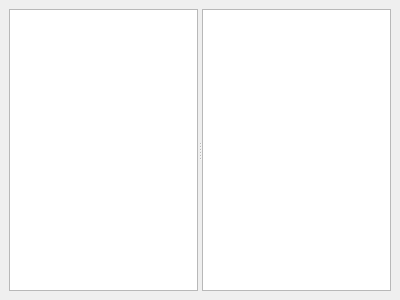
<?xml version="1.0" encoding="UTF-8"?>
<ui version="4.0">
 <class>ConsoleWidget</class>
 <widget class="QDockWidget" name="ConsoleWidget">
  <property name="geometry">
   <rect>
    <x>0</x>
    <y>0</y>
    <width>400</width>
    <height>300</height>
   </rect>
  </property>
  <property name="windowTitle">
   <string>Scripting &amp;Console</string>
  </property>
  <widget class="QWidget" name="dockWidgetContents">
   <layout class="QGridLayout" name="gridLayout">
    <item row="0" column="0">
     <widget class="QSplitter" name="splitter">
      <property name="orientation">
       <enum>Qt::Horizontal</enum>
      </property>
      <widget class="Console" name="console"/>
      <widget class="QTableView" name="tableView"/>
     </widget>
    </item>
   </layout>
  </widget>
 </widget>
 <customwidgets>
  <customwidget>
   <class>Console</class>
   <extends>QTextEdit</extends>
   <header>scripting/widgets/Console.h</header>
  </customwidget>
 </customwidgets>
 <resources/>
 <connections/>
</ui>
